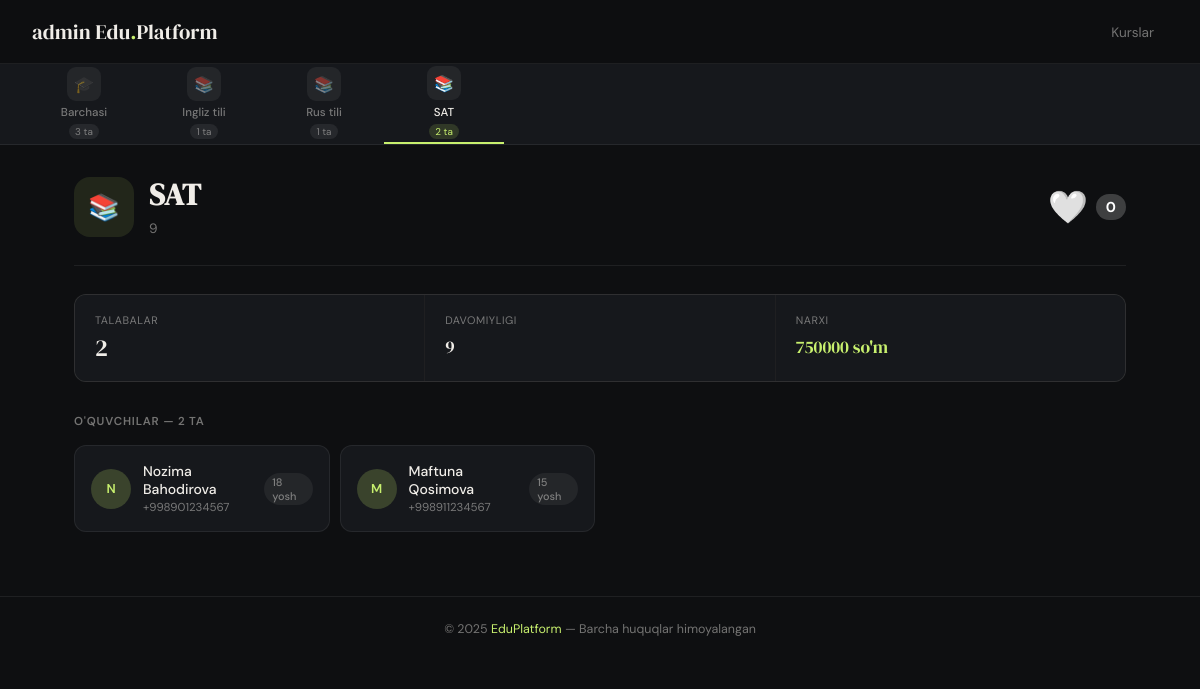
/courses/3/ (signed in), run on the app's committed database.
### courses/models.py (models this page shows, shortened)
class Course(models.Model):
    name = models.CharField(max_length=100, verbose_name='Nomi')
    description = models.TextField(blank=True, null=True, verbose_name='Batafsil')
    price = models.PositiveIntegerField(verbose_name='Narxi')
    duration = models.CharField(max_length=50, verbose_name='Davomiyligi')
    level = models.CharField(max_length=50, default='Beginner', verbose_name='Darajasi')
    is_active = models.BooleanField(default=True, verbose_name='Faolmi')
    updated_at = models.DateTimeField(auto_now=True, verbose_name='Oxirgi tahrirlangan vaqt')
    students = models.ManyToManyField(Student, verbose_name='O\'quvchilar')
    likes = models.ManyToManyField(Student, related_name='favorite_courses', blank=True, verbose_name='Yoqtirganlar')
    class Meta:
        verbose_name = "Kurs"
        verbose_name_plural = "Kurslar"

class Student(models.Model):
    full_name = models.CharField(max_length=100, verbose_name='F.I.Sh')
    age = models.PositiveIntegerField(verbose_name='Yoshi')
    gender = models.CharField(max_length=7, default='Male', verbose_name='Jinsi')
    phone_number = models.CharField(max_length=20, verbose_name='Telefon raqami')
    address = models.TextField(blank=True, null=True, verbose_name='Manzili')
    created_at = models.DateTimeField(auto_now_add=True, verbose_name='Ro\'yxatdan o\'tgan sana')
    class Meta:
        verbose_name = "O'quvchi"
        verbose_name_plural = "O'quvchilar"

### courses/views.py (the view)
# urls.py: path('courses/<int:course_id>/', course_detail, name='course_detail'),
def course_detail(request, course_id):
    course = Course.objects.get(id=course_id)
    students = course.students.all()
    courses = Course.objects.all()
    context = {
        'course': course,
        'students': students,
        'courses': courses,
        'title': course.name,
    }
    return render(request, 'courses/course_detail.html', context)

### templates/courses/course_detail.html (shortened to what this page needs)
{% extends 'base.html' %}
{% block content %}
<div class="detail-hero" style="display: flex; justify-content: space-between; align-items: center; width: 100%;">
    <div style="display: flex; align-items: center; gap: 15px;">
        <div class="detail-hero-icon">📚</div>
        <div>
            <h1 class="detail-title">{{ course.name }}</h1>
            <p class="detail-meta">{{ course.duration }}</p>
        </div>
    </div>
    <div class="like-section" style="display: flex; align-items: center; gap: 8px;">
        <a href="{% url 'like_course' course.id %}" class="like-btn" style="text-decoration: none; transition: transform 0.2s ease;">
            {% if request.user.student in course.likes.all %}
                <span style="color: #e63946; font-size: 2rem; cursor: pointer;">❤️</span>
            {% else %}
                <span style="color: #a8dadc; font-size: 2rem; cursor: pointer;">🤍</span>
            {% endif %}
        </a>
        <span style="font-weight: bold; color: white; background: rgba(255,255,255,0.2); padding: 4px 10px; border-radius: 20px; font-size: 0.9rem;">
            {{ course.likes.count }}
        </span>
    </div>
</div>
<div class="detail-stats">
    <div class="stat-box">
        <div class="stat-label">Talabalar</div>
        <div class="stat-value">{{ students|length }}</div>
    </div>
    <div class="stat-box">
        <div class="stat-label">Davomiyligi</div>
        <div class="stat-value" style="font-size: 1.1rem; padding-top: 4px;">{{ course.duration }}</div>
    </div>
    <div class="stat-box">
        <div class="stat-label">Narxi</div>
        <div class="stat-value" style="font-size: 1.1rem; padding-top: 4px; color: var(--accent);">
            {{ course.price|floatformat:0 }} so'm
        </div>
    </div>
</div>
<div class="section-label">O'quvchilar — {{ students|length }} ta</div>
{% if students %}
<div class="students-grid">
    {% for student in students %}
    <a href="" class="student-card">
        <div class="student-avatar">
            {{ student.full_name|first|upper }}
        </div>
        <div>
            <div class="student-name">{{ student.full_name }}</div>
            <div class="student-phone">{{ student.phone_number }}</div>
        </div>
        <span class="student-age">{{ student.age }} yosh</span>
    </a>
    {% endfor %}
</div>
{% else %}
<div class="empty">Bu kursga hali talaba yozilmagan.</div>
{% endif %}
{% endblock %}

### templates/layout/navbar.html (shortened to what this page needs)
<nav class="navbar">
  <a href="{% url 'home' %}" class="navbar-logo">
    {% if request.user.is_authenticated %}
    {{ request.user }}
    {% endif %}
    Edu<span>.</span>Platform</a>
  <ul class="navbar-links">
    <li><a href="{% url 'home' %}" {% if request.resolver_match.url_name == 'home' %}class="active"{% endif %}>Kurslar</a></li>
  </ul>
</nav>
<div class="rail-wrapper">
  <div class="rail">
    <a href="{% url 'home' %}" class="rail-item {% if not course %}active{% endif %}">
      <div class="rail-icon">🎓</div>
      <span class="rail-label">Barchasi</span>
      <span class="rail-count">{{ courses|length }} ta</span>
    </a>
    {% for c in courses %}
    <a href="{% url 'course_detail' c.id %}" class="rail-item {% if course.id == c.id %}active{% endif %}">
      <div class="rail-icon">📚</div>
      <span class="rail-label">{{ c.name|truncatechars:16 }}</span>
      <span class="rail-count">{{ c.students.count }} ta</span>
    </a>
    {% endfor %}
  </div>
</div>

### templates/components/_style.html (style rules this page uses)
*, *::before, *::after { box-sizing: border-box; margin: 0; padding: 0; }
:root { --nav-h: 64px; --rail-h: 80px; --bg: #0e0f11; --bg2: #16181c; --bg3: #1e2126; --border: rgba(255,255,255,0.07); --border2: rgba(255,255,255,0.13); --text: #f0ede8; --muted: rgba(240,237,232,0.45); --accent: #c8f06e; --serif: 'DM Serif Display', Georgia, serif; --sans: 'DM Sans', system-ui, sans-serif; }
html, body { min-height: 100vh; background: var(--bg); color: var(--text); font-family: var(--sans); }
a { text-decoration: none; color: inherit; }
.navbar { position: sticky; top: 0; z-index: 100; height: var(--nav-h); display: flex; align-items: center; justify-content: space-between; padding: 0 2rem; background: rgba(14,15,17,0.9); backdrop-filter: blur(14px); border-bottom: 0.5px solid var(--border); }
.navbar-logo { font-family: var(--serif); font-size: 1.3rem; color: var(--text); }
.navbar-logo span { color: var(--accent); }
.navbar-links { display: flex; align-items: center; gap: 4px; list-style: none; }
.navbar-links a { color: var(--muted); font-size: 0.85rem; padding: 6px 14px; border-radius: 20px; transition: all 0.2s; }
.rail-wrapper { position: sticky; top: var(--nav-h); z-index: 90; background: var(--bg2); border-bottom: 0.5px solid var(--border); overflow: hidden; }
.rail { display: flex; align-items: center; overflow-x: auto; padding: 0 1.5rem; scrollbar-width: none; }
.rail-item { display: flex; flex-direction: column; align-items: center; justify-content: center; gap: 4px; padding: 0 18px; height: var(--rail-h); min-width: 120px; flex-shrink: 0; background: none; border: none; border-bottom: 2px solid transparent; color: var(--muted); font-family: var(--sans); cursor: pointer; transition: all 0.2s; text-decoration: none; }
.rail-item.active { color: var(--text); border-bottom-color: var(--accent); }
.rail-icon { width: 34px; height: 34px; border-radius: 9px; display: flex; align-items: center; justify-content: center; font-size: 1rem; background: rgba(255,255,255,0.06); transition: transform 0.2s; }
.rail-item:hover .rail-icon, .rail-item.active .rail-icon { transform: translateY(-1px); }
.rail-label { font-size: 0.72rem; font-weight: 500; white-space: nowrap; }
.rail-count { font-size: 0.62rem; padding: 1px 6px; border-radius: 20px; background: rgba(255,255,255,0.07); }
.rail-item.active .rail-count { background: rgba(200,240,110,0.15); color: var(--accent); }
.students-grid { display: grid; grid-template-columns: repeat(auto-fill, minmax(220px, 1fr)); gap: 10px; margin-top: 1rem; }
.student-card { background: var(--bg2); border: 0.5px solid var(--border); border-radius: 12px; padding: 1rem; display: flex; align-items: center; gap: 12px; transition: all 0.18s; }
.student-avatar { width: 40px; height: 40px; border-radius: 50%; flex-shrink: 0; background: rgba(200,240,110,0.2); color: var(--accent); display: flex; align-items: center; justify-content: center; font-size: 0.8rem; font-weight: 600; }
.student-name { font-size: 0.875rem; font-weight: 500; color: var(--text); }
.student-phone { font-size: 0.72rem; color: var(--muted); margin-top: 2px; }
.student-age { margin-left: auto; font-size: 0.68rem; font-weight: 500; padding: 2px 8px; border-radius: 20px; background: rgba(255,255,255,0.06); color: var(--muted); }
.detail-hero { display: flex; align-items: flex-start; gap: 1.25rem; padding-bottom: 1.75rem; margin-bottom: 1.75rem; border-bottom: 0.5px solid var(--border); }
.detail-hero-icon { width: 60px; height: 60px; border-radius: 16px; flex-shrink: 0; background: rgba(200,240,110,0.1); display: flex; align-items: center; justify-content: center; font-size: 1.6rem; }
.detail-title { font-family: var(--serif); font-size: 1.9rem; line-height: 1.2; color: var(--text); margin-bottom: 6px; }
.detail-meta { font-size: 0.85rem; color: var(--muted); }
.detail-stats { display: grid; grid-template-columns: repeat(3, 1fr); gap: 1px; background: var(--border); border: 0.5px solid var(--border); border-radius: 12px; overflow: hidden; margin-bottom: 2rem; }
.stat-box { background: var(--bg2); padding: 1.1rem 1.25rem; }
.stat-label { font-size: 0.68rem; color: var(--muted); text-transform: uppercase; letter-spacing: 0.05em; margin-bottom: 4px; }
.stat-value { font-family: var(--serif); font-size: 1.5rem; color: var(--text); }
.section-label { font-size: 0.72rem; font-weight: 600; letter-spacing: 0.07em; text-transform: uppercase; color: var(--muted); margin-bottom: 10px; }

### data on the page
Course: name "Ingliz tili", students.count "1"
Course: name "Rus tili", students.count "1"
Course: name "SAT", students.count "2", duration "9", likes.count "0", price "750000"
Student: full_name|first "N", full_name "Nozima Bahodirova", phone_number "+998901234567", age "18"
Student: full_name|first "M", full_name "Maftuna Qosimova", phone_number "+998911234567", age "15"

### other printed values
{{ request.user }} "admin"
{{ courses|length }} "3"
{{ students|length }} "2"
